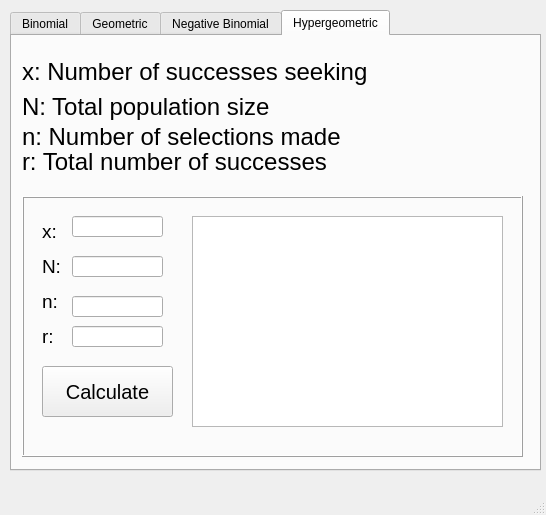
<?xml version="1.0" encoding="UTF-8"?>
<ui version="4.0">
 <class>MainWindow</class>
 <widget class="QMainWindow" name="MainWindow">
  <property name="geometry">
   <rect>
    <x>0</x>
    <y>0</y>
    <width>546</width>
    <height>515</height>
   </rect>
  </property>
  <property name="windowTitle">
   <string>MainWindow</string>
  </property>
  <widget class="QWidget" name="centralwidget">
   <widget class="QTabWidget" name="tabWidget">
    <property name="geometry">
     <rect>
      <x>10</x>
      <y>10</y>
      <width>531</width>
      <height>461</height>
     </rect>
    </property>
    <property name="autoFillBackground">
     <bool>false</bool>
    </property>
    <property name="tabPosition">
     <enum>QTabWidget::North</enum>
    </property>
    <property name="currentIndex">
     <number>3</number>
    </property>
    <property name="elideMode">
     <enum>Qt::ElideNone</enum>
    </property>
    <property name="documentMode">
     <bool>false</bool>
    </property>
    <property name="tabsClosable">
     <bool>false</bool>
    </property>
    <property name="movable">
     <bool>true</bool>
    </property>
    <property name="tabBarAutoHide">
     <bool>false</bool>
    </property>
    <widget class="QWidget" name="Binomial">
     <attribute name="title">
      <string>Binomial</string>
     </attribute>
     <widget class="QLabel" name="label">
      <property name="geometry">
       <rect>
        <x>10</x>
        <y>20</y>
        <width>451</width>
        <height>31</height>
       </rect>
      </property>
      <property name="font">
       <font>
        <pointsize>18</pointsize>
       </font>
      </property>
      <property name="text">
       <string>x: Number of successes seeking</string>
      </property>
     </widget>
     <widget class="QLabel" name="label_2">
      <property name="geometry">
       <rect>
        <x>10</x>
        <y>50</y>
        <width>311</width>
        <height>41</height>
       </rect>
      </property>
      <property name="font">
       <font>
        <pointsize>18</pointsize>
       </font>
      </property>
      <property name="text">
       <string>n: Total population</string>
      </property>
     </widget>
     <widget class="QLabel" name="label_3">
      <property name="geometry">
       <rect>
        <x>10</x>
        <y>90</y>
        <width>361</width>
        <height>31</height>
       </rect>
      </property>
      <property name="font">
       <font>
        <pointsize>18</pointsize>
       </font>
      </property>
      <property name="text">
       <string>p: Probability of success</string>
      </property>
     </widget>
     <widget class="QFrame" name="frame">
      <property name="geometry">
       <rect>
        <x>10</x>
        <y>160</y>
        <width>501</width>
        <height>261</height>
       </rect>
      </property>
      <property name="frameShape">
       <enum>QFrame::Box</enum>
      </property>
      <property name="frameShadow">
       <enum>QFrame::Raised</enum>
      </property>
      <property name="lineWidth">
       <number>1</number>
      </property>
      <property name="midLineWidth">
       <number>0</number>
      </property>
      <widget class="QLabel" name="label_4">
       <property name="geometry">
        <rect>
         <x>20</x>
         <y>20</y>
         <width>47</width>
         <height>31</height>
        </rect>
       </property>
       <property name="font">
        <font>
         <pointsize>14</pointsize>
        </font>
       </property>
       <property name="text">
        <string>x:</string>
       </property>
      </widget>
      <widget class="QLabel" name="label_5">
       <property name="geometry">
        <rect>
         <x>20</x>
         <y>60</y>
         <width>47</width>
         <height>21</height>
        </rect>
       </property>
       <property name="font">
        <font>
         <pointsize>14</pointsize>
        </font>
       </property>
       <property name="text">
        <string>n:</string>
       </property>
      </widget>
      <widget class="QLabel" name="label_6">
       <property name="geometry">
        <rect>
         <x>20</x>
         <y>90</y>
         <width>47</width>
         <height>31</height>
        </rect>
       </property>
       <property name="font">
        <font>
         <pointsize>14</pointsize>
        </font>
       </property>
       <property name="text">
        <string>p:</string>
       </property>
      </widget>
      <widget class="QLineEdit" name="b_x">
       <property name="geometry">
        <rect>
         <x>50</x>
         <y>20</y>
         <width>91</width>
         <height>21</height>
        </rect>
       </property>
       <property name="text">
        <string/>
       </property>
       <property name="alignment">
        <set>Qt::AlignRight|Qt::AlignTrailing|Qt::AlignVCenter</set>
       </property>
      </widget>
      <widget class="QLineEdit" name="b_n">
       <property name="geometry">
        <rect>
         <x>50</x>
         <y>60</y>
         <width>91</width>
         <height>21</height>
        </rect>
       </property>
       <property name="text">
        <string/>
       </property>
       <property name="alignment">
        <set>Qt::AlignRight|Qt::AlignTrailing|Qt::AlignVCenter</set>
       </property>
      </widget>
      <widget class="QLineEdit" name="b_p">
       <property name="geometry">
        <rect>
         <x>50</x>
         <y>100</y>
         <width>91</width>
         <height>21</height>
        </rect>
       </property>
       <property name="text">
        <string/>
       </property>
       <property name="alignment">
        <set>Qt::AlignRight|Qt::AlignTrailing|Qt::AlignVCenter</set>
       </property>
      </widget>
      <widget class="QFrame" name="frame_2">
       <property name="geometry">
        <rect>
         <x>170</x>
         <y>20</y>
         <width>311</width>
         <height>211</height>
        </rect>
       </property>
       <property name="frameShape">
        <enum>QFrame::Box</enum>
       </property>
       <property name="frameShadow">
        <enum>QFrame::Plain</enum>
       </property>
       <property name="lineWidth">
        <number>2</number>
       </property>
       <property name="midLineWidth">
        <number>2</number>
       </property>
       <widget class="QTextEdit" name="b_results">
        <property name="geometry">
         <rect>
          <x>0</x>
          <y>0</y>
          <width>311</width>
          <height>211</height>
         </rect>
        </property>
        <property name="readOnly">
         <bool>true</bool>
        </property>
        <property name="html">
         <string>&lt;!DOCTYPE HTML PUBLIC &quot;-//W3C//DTD HTML 4.0//EN&quot; &quot;http://www.w3.org/TR/REC-html40/strict.dtd&quot;&gt;
&lt;html&gt;&lt;head&gt;&lt;meta name=&quot;qrichtext&quot; content=&quot;1&quot; /&gt;&lt;style type=&quot;text/css&quot;&gt;
p, li { white-space: pre-wrap; }
&lt;/style&gt;&lt;/head&gt;&lt;body style=&quot; font-family:'MS Shell Dlg 2'; font-size:7.875pt; font-weight:400; font-style:normal;&quot;&gt;
&lt;p style=&quot; margin-top:12px; margin-bottom:12px; margin-left:0px; margin-right:0px; -qt-block-indent:0; text-indent:0px;&quot;&gt;&lt;br /&gt;&lt;/p&gt;&lt;/body&gt;&lt;/html&gt;</string>
        </property>
       </widget>
      </widget>
      <widget class="QPushButton" name="b_calculate">
       <property name="geometry">
        <rect>
         <x>20</x>
         <y>170</y>
         <width>131</width>
         <height>51</height>
        </rect>
       </property>
       <property name="font">
        <font>
         <pointsize>15</pointsize>
         <weight>50</weight>
         <bold>false</bold>
        </font>
       </property>
       <property name="text">
        <string>Calculate</string>
       </property>
       <property name="checkable">
        <bool>false</bool>
       </property>
       <property name="flat">
        <bool>false</bool>
       </property>
      </widget>
     </widget>
    </widget>
    <widget class="QWidget" name="Geometric">
     <attribute name="title">
      <string>Geometric</string>
     </attribute>
     <widget class="QLabel" name="label_7">
      <property name="geometry">
       <rect>
        <x>10</x>
        <y>20</y>
        <width>451</width>
        <height>31</height>
       </rect>
      </property>
      <property name="font">
       <font>
        <pointsize>18</pointsize>
       </font>
      </property>
      <property name="text">
       <string>x: Index of first success</string>
      </property>
     </widget>
     <widget class="QFrame" name="frame_3">
      <property name="geometry">
       <rect>
        <x>10</x>
        <y>160</y>
        <width>501</width>
        <height>261</height>
       </rect>
      </property>
      <property name="frameShape">
       <enum>QFrame::Box</enum>
      </property>
      <property name="frameShadow">
       <enum>QFrame::Raised</enum>
      </property>
      <property name="lineWidth">
       <number>1</number>
      </property>
      <property name="midLineWidth">
       <number>0</number>
      </property>
      <widget class="QLabel" name="label_8">
       <property name="geometry">
        <rect>
         <x>20</x>
         <y>20</y>
         <width>47</width>
         <height>31</height>
        </rect>
       </property>
       <property name="font">
        <font>
         <pointsize>14</pointsize>
        </font>
       </property>
       <property name="text">
        <string>x:</string>
       </property>
      </widget>
      <widget class="QLabel" name="label_10">
       <property name="geometry">
        <rect>
         <x>20</x>
         <y>50</y>
         <width>47</width>
         <height>31</height>
        </rect>
       </property>
       <property name="font">
        <font>
         <pointsize>14</pointsize>
        </font>
       </property>
       <property name="text">
        <string>p:</string>
       </property>
      </widget>
      <widget class="QLineEdit" name="g_x">
       <property name="geometry">
        <rect>
         <x>50</x>
         <y>20</y>
         <width>91</width>
         <height>21</height>
        </rect>
       </property>
       <property name="text">
        <string/>
       </property>
       <property name="alignment">
        <set>Qt::AlignRight|Qt::AlignTrailing|Qt::AlignVCenter</set>
       </property>
      </widget>
      <widget class="QLineEdit" name="g_p">
       <property name="geometry">
        <rect>
         <x>50</x>
         <y>60</y>
         <width>91</width>
         <height>21</height>
        </rect>
       </property>
       <property name="text">
        <string/>
       </property>
       <property name="alignment">
        <set>Qt::AlignRight|Qt::AlignTrailing|Qt::AlignVCenter</set>
       </property>
      </widget>
      <widget class="QFrame" name="frame_4">
       <property name="geometry">
        <rect>
         <x>170</x>
         <y>20</y>
         <width>311</width>
         <height>211</height>
        </rect>
       </property>
       <property name="frameShape">
        <enum>QFrame::Box</enum>
       </property>
       <property name="frameShadow">
        <enum>QFrame::Plain</enum>
       </property>
       <property name="lineWidth">
        <number>2</number>
       </property>
       <property name="midLineWidth">
        <number>2</number>
       </property>
       <widget class="QTextEdit" name="g_results">
        <property name="geometry">
         <rect>
          <x>0</x>
          <y>0</y>
          <width>311</width>
          <height>211</height>
         </rect>
        </property>
        <property name="readOnly">
         <bool>true</bool>
        </property>
        <property name="html">
         <string>&lt;!DOCTYPE HTML PUBLIC &quot;-//W3C//DTD HTML 4.0//EN&quot; &quot;http://www.w3.org/TR/REC-html40/strict.dtd&quot;&gt;
&lt;html&gt;&lt;head&gt;&lt;meta name=&quot;qrichtext&quot; content=&quot;1&quot; /&gt;&lt;style type=&quot;text/css&quot;&gt;
p, li { white-space: pre-wrap; }
&lt;/style&gt;&lt;/head&gt;&lt;body style=&quot; font-family:'MS Shell Dlg 2'; font-size:7.875pt; font-weight:400; font-style:normal;&quot;&gt;
&lt;p style=&quot; margin-top:12px; margin-bottom:12px; margin-left:0px; margin-right:0px; -qt-block-indent:0; text-indent:0px;&quot;&gt;&lt;br /&gt;&lt;/p&gt;&lt;/body&gt;&lt;/html&gt;</string>
        </property>
       </widget>
      </widget>
      <widget class="QPushButton" name="g_calculate">
       <property name="geometry">
        <rect>
         <x>20</x>
         <y>170</y>
         <width>131</width>
         <height>51</height>
        </rect>
       </property>
       <property name="font">
        <font>
         <pointsize>15</pointsize>
         <weight>50</weight>
         <bold>false</bold>
        </font>
       </property>
       <property name="text">
        <string>Calculate</string>
       </property>
       <property name="checkable">
        <bool>false</bool>
       </property>
       <property name="flat">
        <bool>false</bool>
       </property>
      </widget>
     </widget>
     <widget class="QLabel" name="label_11">
      <property name="geometry">
       <rect>
        <x>10</x>
        <y>60</y>
        <width>361</width>
        <height>31</height>
       </rect>
      </property>
      <property name="font">
       <font>
        <pointsize>18</pointsize>
       </font>
      </property>
      <property name="text">
       <string>p: Probability of success</string>
      </property>
     </widget>
    </widget>
    <widget class="QWidget" name="NegativBinomial">
     <attribute name="title">
      <string>Negative Binomial</string>
     </attribute>
     <widget class="QLabel" name="label_13">
      <property name="geometry">
       <rect>
        <x>10</x>
        <y>20</y>
        <width>451</width>
        <height>31</height>
       </rect>
      </property>
      <property name="font">
       <font>
        <pointsize>18</pointsize>
       </font>
      </property>
      <property name="text">
       <string>x: Number of trials</string>
      </property>
     </widget>
     <widget class="QFrame" name="frame_5">
      <property name="geometry">
       <rect>
        <x>10</x>
        <y>160</y>
        <width>501</width>
        <height>261</height>
       </rect>
      </property>
      <property name="frameShape">
       <enum>QFrame::Box</enum>
      </property>
      <property name="frameShadow">
       <enum>QFrame::Raised</enum>
      </property>
      <property name="lineWidth">
       <number>1</number>
      </property>
      <property name="midLineWidth">
       <number>0</number>
      </property>
      <widget class="QLabel" name="label_14">
       <property name="geometry">
        <rect>
         <x>20</x>
         <y>20</y>
         <width>47</width>
         <height>31</height>
        </rect>
       </property>
       <property name="font">
        <font>
         <pointsize>14</pointsize>
        </font>
       </property>
       <property name="text">
        <string>x:</string>
       </property>
      </widget>
      <widget class="QLabel" name="label_15">
       <property name="geometry">
        <rect>
         <x>20</x>
         <y>60</y>
         <width>47</width>
         <height>21</height>
        </rect>
       </property>
       <property name="font">
        <font>
         <pointsize>14</pointsize>
        </font>
       </property>
       <property name="text">
        <string>r:</string>
       </property>
      </widget>
      <widget class="QLabel" name="label_16">
       <property name="geometry">
        <rect>
         <x>20</x>
         <y>90</y>
         <width>47</width>
         <height>31</height>
        </rect>
       </property>
       <property name="font">
        <font>
         <pointsize>14</pointsize>
        </font>
       </property>
       <property name="text">
        <string>p:</string>
       </property>
      </widget>
      <widget class="QLineEdit" name="n_x">
       <property name="geometry">
        <rect>
         <x>50</x>
         <y>20</y>
         <width>91</width>
         <height>21</height>
        </rect>
       </property>
       <property name="text">
        <string/>
       </property>
       <property name="alignment">
        <set>Qt::AlignRight|Qt::AlignTrailing|Qt::AlignVCenter</set>
       </property>
      </widget>
      <widget class="QLineEdit" name="n_r">
       <property name="geometry">
        <rect>
         <x>50</x>
         <y>60</y>
         <width>91</width>
         <height>21</height>
        </rect>
       </property>
       <property name="text">
        <string/>
       </property>
       <property name="alignment">
        <set>Qt::AlignRight|Qt::AlignTrailing|Qt::AlignVCenter</set>
       </property>
      </widget>
      <widget class="QLineEdit" name="n_p">
       <property name="geometry">
        <rect>
         <x>50</x>
         <y>100</y>
         <width>91</width>
         <height>21</height>
        </rect>
       </property>
       <property name="text">
        <string/>
       </property>
       <property name="alignment">
        <set>Qt::AlignRight|Qt::AlignTrailing|Qt::AlignVCenter</set>
       </property>
      </widget>
      <widget class="QFrame" name="frame_6">
       <property name="geometry">
        <rect>
         <x>170</x>
         <y>20</y>
         <width>311</width>
         <height>211</height>
        </rect>
       </property>
       <property name="frameShape">
        <enum>QFrame::Box</enum>
       </property>
       <property name="frameShadow">
        <enum>QFrame::Plain</enum>
       </property>
       <property name="lineWidth">
        <number>2</number>
       </property>
       <property name="midLineWidth">
        <number>2</number>
       </property>
       <widget class="QTextEdit" name="n_results">
        <property name="geometry">
         <rect>
          <x>0</x>
          <y>0</y>
          <width>311</width>
          <height>211</height>
         </rect>
        </property>
        <property name="readOnly">
         <bool>true</bool>
        </property>
        <property name="html">
         <string>&lt;!DOCTYPE HTML PUBLIC &quot;-//W3C//DTD HTML 4.0//EN&quot; &quot;http://www.w3.org/TR/REC-html40/strict.dtd&quot;&gt;
&lt;html&gt;&lt;head&gt;&lt;meta name=&quot;qrichtext&quot; content=&quot;1&quot; /&gt;&lt;style type=&quot;text/css&quot;&gt;
p, li { white-space: pre-wrap; }
&lt;/style&gt;&lt;/head&gt;&lt;body style=&quot; font-family:'MS Shell Dlg 2'; font-size:7.875pt; font-weight:400; font-style:normal;&quot;&gt;
&lt;p style=&quot; margin-top:12px; margin-bottom:12px; margin-left:0px; margin-right:0px; -qt-block-indent:0; text-indent:0px;&quot;&gt;&lt;br /&gt;&lt;/p&gt;&lt;/body&gt;&lt;/html&gt;</string>
        </property>
       </widget>
      </widget>
      <widget class="QPushButton" name="n_calculate">
       <property name="geometry">
        <rect>
         <x>20</x>
         <y>170</y>
         <width>131</width>
         <height>51</height>
        </rect>
       </property>
       <property name="font">
        <font>
         <pointsize>15</pointsize>
         <weight>50</weight>
         <bold>false</bold>
        </font>
       </property>
       <property name="text">
        <string>Calculate</string>
       </property>
       <property name="checkable">
        <bool>false</bool>
       </property>
       <property name="flat">
        <bool>false</bool>
       </property>
      </widget>
     </widget>
     <widget class="QLabel" name="label_17">
      <property name="geometry">
       <rect>
        <x>10</x>
        <y>90</y>
        <width>361</width>
        <height>31</height>
       </rect>
      </property>
      <property name="font">
       <font>
        <pointsize>18</pointsize>
       </font>
      </property>
      <property name="text">
       <string>p: Probability of success</string>
      </property>
     </widget>
     <widget class="QLabel" name="label_18">
      <property name="geometry">
       <rect>
        <x>10</x>
        <y>50</y>
        <width>301</width>
        <height>41</height>
       </rect>
      </property>
      <property name="font">
       <font>
        <pointsize>18</pointsize>
       </font>
      </property>
      <property name="text">
       <string>r: Number of successes on x th trial</string>
      </property>
     </widget>
    </widget>
    <widget class="QWidget" name="Hypergeometric">
     <attribute name="title">
      <string>Hypergeometric</string>
     </attribute>
     <widget class="QLabel" name="label_19">
      <property name="geometry">
       <rect>
        <x>10</x>
        <y>20</y>
        <width>451</width>
        <height>31</height>
       </rect>
      </property>
      <property name="font">
       <font>
        <pointsize>18</pointsize>
       </font>
      </property>
      <property name="text">
       <string>x: Number of successes seeking</string>
      </property>
     </widget>
     <widget class="QFrame" name="frame_7">
      <property name="geometry">
       <rect>
        <x>10</x>
        <y>160</y>
        <width>501</width>
        <height>261</height>
       </rect>
      </property>
      <property name="frameShape">
       <enum>QFrame::Box</enum>
      </property>
      <property name="frameShadow">
       <enum>QFrame::Raised</enum>
      </property>
      <property name="lineWidth">
       <number>1</number>
      </property>
      <property name="midLineWidth">
       <number>0</number>
      </property>
      <widget class="QLabel" name="label_20">
       <property name="geometry">
        <rect>
         <x>20</x>
         <y>20</y>
         <width>47</width>
         <height>31</height>
        </rect>
       </property>
       <property name="font">
        <font>
         <pointsize>14</pointsize>
        </font>
       </property>
       <property name="text">
        <string>x:</string>
       </property>
      </widget>
      <widget class="QLabel" name="label_21">
       <property name="geometry">
        <rect>
         <x>20</x>
         <y>60</y>
         <width>47</width>
         <height>21</height>
        </rect>
       </property>
       <property name="font">
        <font>
         <pointsize>14</pointsize>
        </font>
       </property>
       <property name="text">
        <string>N:</string>
       </property>
      </widget>
      <widget class="QLabel" name="label_22">
       <property name="geometry">
        <rect>
         <x>20</x>
         <y>90</y>
         <width>47</width>
         <height>31</height>
        </rect>
       </property>
       <property name="font">
        <font>
         <pointsize>14</pointsize>
        </font>
       </property>
       <property name="text">
        <string>n:</string>
       </property>
      </widget>
      <widget class="QLineEdit" name="h_x">
       <property name="geometry">
        <rect>
         <x>50</x>
         <y>20</y>
         <width>91</width>
         <height>21</height>
        </rect>
       </property>
       <property name="text">
        <string/>
       </property>
       <property name="alignment">
        <set>Qt::AlignRight|Qt::AlignTrailing|Qt::AlignVCenter</set>
       </property>
      </widget>
      <widget class="QLineEdit" name="h_N">
       <property name="geometry">
        <rect>
         <x>50</x>
         <y>60</y>
         <width>91</width>
         <height>21</height>
        </rect>
       </property>
       <property name="text">
        <string/>
       </property>
       <property name="alignment">
        <set>Qt::AlignRight|Qt::AlignTrailing|Qt::AlignVCenter</set>
       </property>
      </widget>
      <widget class="QLineEdit" name="h_n">
       <property name="geometry">
        <rect>
         <x>50</x>
         <y>100</y>
         <width>91</width>
         <height>21</height>
        </rect>
       </property>
       <property name="text">
        <string/>
       </property>
       <property name="alignment">
        <set>Qt::AlignRight|Qt::AlignTrailing|Qt::AlignVCenter</set>
       </property>
      </widget>
      <widget class="QFrame" name="frame_8">
       <property name="geometry">
        <rect>
         <x>170</x>
         <y>20</y>
         <width>311</width>
         <height>211</height>
        </rect>
       </property>
       <property name="frameShape">
        <enum>QFrame::Box</enum>
       </property>
       <property name="frameShadow">
        <enum>QFrame::Plain</enum>
       </property>
       <property name="lineWidth">
        <number>2</number>
       </property>
       <property name="midLineWidth">
        <number>2</number>
       </property>
       <widget class="QTextEdit" name="h_results">
        <property name="geometry">
         <rect>
          <x>0</x>
          <y>0</y>
          <width>311</width>
          <height>211</height>
         </rect>
        </property>
        <property name="readOnly">
         <bool>true</bool>
        </property>
        <property name="html">
         <string>&lt;!DOCTYPE HTML PUBLIC &quot;-//W3C//DTD HTML 4.0//EN&quot; &quot;http://www.w3.org/TR/REC-html40/strict.dtd&quot;&gt;
&lt;html&gt;&lt;head&gt;&lt;meta name=&quot;qrichtext&quot; content=&quot;1&quot; /&gt;&lt;style type=&quot;text/css&quot;&gt;
p, li { white-space: pre-wrap; }
&lt;/style&gt;&lt;/head&gt;&lt;body style=&quot; font-family:'MS Shell Dlg 2'; font-size:7.875pt; font-weight:400; font-style:normal;&quot;&gt;
&lt;p style=&quot; margin-top:12px; margin-bottom:12px; margin-left:0px; margin-right:0px; -qt-block-indent:0; text-indent:0px;&quot;&gt;&lt;br /&gt;&lt;/p&gt;&lt;/body&gt;&lt;/html&gt;</string>
        </property>
       </widget>
      </widget>
      <widget class="QPushButton" name="h_calculate">
       <property name="geometry">
        <rect>
         <x>20</x>
         <y>170</y>
         <width>131</width>
         <height>51</height>
        </rect>
       </property>
       <property name="font">
        <font>
         <pointsize>15</pointsize>
         <weight>50</weight>
         <bold>false</bold>
        </font>
       </property>
       <property name="text">
        <string>Calculate</string>
       </property>
       <property name="checkable">
        <bool>false</bool>
       </property>
       <property name="flat">
        <bool>false</bool>
       </property>
      </widget>
      <widget class="QLineEdit" name="h_r">
       <property name="geometry">
        <rect>
         <x>50</x>
         <y>130</y>
         <width>91</width>
         <height>21</height>
        </rect>
       </property>
       <property name="text">
        <string/>
       </property>
       <property name="alignment">
        <set>Qt::AlignRight|Qt::AlignTrailing|Qt::AlignVCenter</set>
       </property>
      </widget>
      <widget class="QLabel" name="label_26">
       <property name="geometry">
        <rect>
         <x>20</x>
         <y>130</y>
         <width>47</width>
         <height>21</height>
        </rect>
       </property>
       <property name="font">
        <font>
         <pointsize>14</pointsize>
        </font>
       </property>
       <property name="text">
        <string>r:</string>
       </property>
      </widget>
     </widget>
     <widget class="QLabel" name="label_23">
      <property name="geometry">
       <rect>
        <x>10</x>
        <y>90</y>
        <width>351</width>
        <height>21</height>
       </rect>
      </property>
      <property name="font">
       <font>
        <pointsize>18</pointsize>
       </font>
      </property>
      <property name="text">
       <string>n: Number of selections made</string>
      </property>
     </widget>
     <widget class="QLabel" name="label_24">
      <property name="geometry">
       <rect>
        <x>10</x>
        <y>50</y>
        <width>311</width>
        <height>41</height>
       </rect>
      </property>
      <property name="font">
       <font>
        <pointsize>18</pointsize>
       </font>
      </property>
      <property name="text">
       <string>N: Total population size</string>
      </property>
     </widget>
     <widget class="QLabel" name="label_25">
      <property name="geometry">
       <rect>
        <x>10</x>
        <y>110</y>
        <width>361</width>
        <height>31</height>
       </rect>
      </property>
      <property name="font">
       <font>
        <pointsize>18</pointsize>
       </font>
      </property>
      <property name="text">
       <string>r: Total number of successes</string>
      </property>
     </widget>
    </widget>
   </widget>
  </widget>
  <widget class="QMenuBar" name="menubar">
   <property name="geometry">
    <rect>
     <x>0</x>
     <y>0</y>
     <width>546</width>
     <height>22</height>
    </rect>
   </property>
  </widget>
  <widget class="QStatusBar" name="statusbar"/>
 </widget>
 <resources/>
 <connections/>
</ui>
